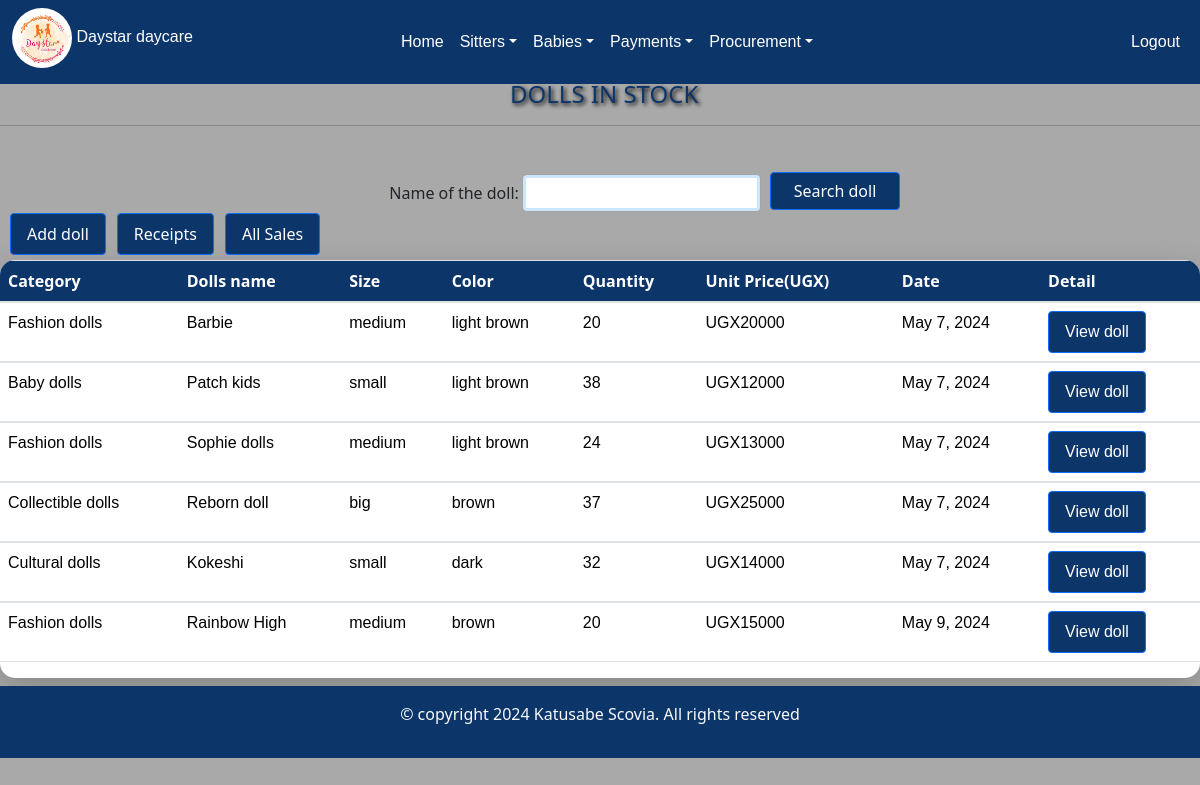
Page /doll/ (signed in) on the committed database.
### day/models.py (models this page shows, shortened)
class Doll(models.Model):
    c_doll=models.ForeignKey(Category_doll, on_delete=models.CASCADE,null=True, blank=True)
    name_of_the_doll =models.CharField(max_length=200,null=True, blank=True)
    quantity=models.IntegerField(default=0)
    color=models.CharField(max_length=200, null=True,blank=True)
    size=models.CharField(max_length=200,null=True,blank=True)
    issued_quantity=models.IntegerField(default=0,blank=True,null=True)
    received_quantity=models.IntegerField(default=0,null=True,blank=True)
    Unit_price=models.IntegerField(default=0,null=True, blank=True)
    date=models.DateField(default=timezone.now)

class Category_doll(models.Model):
    name = models.CharField(max_length=100,null=True, blank=True)
    def __str__(self):
        return self.name

### day/views.py (the view)
# urls.py: path('doll/',views.doll,name='doll'),
@login_required
def doll(request):
    dolls=Doll.objects.all().order_by('id')
    doll_filters=DollFilter(request.GET,queryset=dolls)
    dolls=doll_filters.qs
    return render(request,'doll.html',{'dolls':dolls,'doll_filters':doll_filters})

### day/templates/doll.html (shortened to what this page needs)
{% extends 'base.html' %}
{% load static %}
{% block content %}
        <h4 >DOLLS IN  STOCK</h4><hr>
        <div class="search">
        <form action="" method="GET">
            {{doll_filters.form}}
            <input type="submit" value="Search doll" class="btn btn-primary" style="width:130px;margin-top:28px;padding:6px;"/>
            </form>
        </div>
<div class="button-container" style="margin-bottom:5px;">
    <a style="margin-left:10px;" href="/dolladd" class="btn btn-primary hover_button">Add doll</a>
    <a href="{% url 'receipt' %}" class="btn btn-primary hover_button">Receipts</a>
    <a href="{% url 'all_sales' %}" class="btn btn-primary hover-button">All Sales</a>
</div>
<div class="table-container">
<table  id="dataTable" class="table table-stripped table-hover">
    <thead  class="frame">
        <tr>
            <th scope="col" class="project-h1">Category</th>
            <th scope="col" class="project-h1">Dolls name</th>
            <th scope="col" class="project-h1">Size</th>
            <th scope="col" class="project-h1">Color</th>
            <th scope="col" class="project-h1">Quantity</th>
            <th scope="col" class="project-h1">Unit Price(UGX)</th>
            <th scope="col" class="project-h1">Date</th>
            <th scope="col" class="project-h1">Detail</th>
        </tr>
    </thead>
    {% for dolls in dolls %}
    <tbody>
        <tr style="font-family: sans-serif;">
            <td>{{dolls.c_doll}}</td>
            <td>{{dolls.name_of_the_doll}}</td>
            <td>{{dolls.size}}</td>
            <td>{{dolls.color}}</td>
            <td>{{dolls.quantity}}</td>
            <td>UGX{{dolls.Unit_price}}</td>
            <td>{{dolls.date}}</td>
            <div>
            <td >
                <a href="{% url 'dollscorner' doll_id=dolls.id %}" class="btn btn-primary">View doll</a>
            </td>
        </div>
        </tr>
    </tbody>
    {% endfor %}
</table>
</div>
{% endblock %}

### day/templates/doll.html (style rules this page uses)
h4 { color:#0C356A; text-shadow: 2px 2px 4px #000000; margin-left: 510px; margin-top: 80px; }
body { background-color: darkgray }
.btn-primary { background-color: #094f9f; }
.btn { background-color: #0c356a; color: white; transition: background-color 0.7s; text-decoration: none; padding: 8px 16px; border-radius: 4px; }
input[type="text"] { border: 3px solid rgba(0, 128, 255, 0.2); box-shadow: 0 0 0.1rem rgba(0, 0, 0, 0.1); transition: border-color 0.3s, box-shadow 0.3s; border-radius: 2px; margin-top: 33px; }
.button-container { display: flex; }
.button-container a { margin-right: 11px; width margin-bottom:2px; }
.search { display: flex; align-items: center; justify-content: flex-end; margin-right: 300px; margin-top:0px; }
.search form { display: flex; align-items: center; margin-bottom: 0; margin-top: 0; }
.search form input[type="submit"] { margin-left: 10px; }
input[type="text"] { border: 3px solid rgba(0, 128, 255, 0.2); box-shadow: 0 0 0.1rem rgba(0, 0, 0, 0.1); transition: border-color 0.3s, box-shadow 0.3s; border-radius: 4px; padding:0.2rem 0; }
.frame th { background-color: #0c356a; color:white; }
.table-container { box-shadow: 0 11px 34px 0 rgba(0, 0, 0, 0.2); overflow-x: auto; max-width: 100%; border-radius: i5px; background-color: white; border-radius: 15px; }

### rows in the picture
Doll: c_doll "Fashion dolls", name_of_the_doll "Barbie", size "medium", color "light brown", quantity "20", Unit_price "20000", date "May 7, 2024"
Doll: c_doll "Baby dolls", name_of_the_doll "Patch kids", size "small", color "light brown", quantity "38", Unit_price "12000", date "May 7, 2024"
Doll: c_doll "Fashion dolls", name_of_the_doll "Sophie dolls", size "medium", color "light brown", quantity "24", Unit_price "13000", date "May 7, 2024"
Doll: c_doll "Collectible dolls", name_of_the_doll "Reborn doll", size "big", color "brown", quantity "37", Unit_price "25000", date "May 7, 2024"
Doll: c_doll "Cultural dolls", name_of_the_doll "Kokeshi", size "small", color "dark", quantity "32", Unit_price "14000", date "May 7, 2024"
Doll: c_doll "Fashion dolls", name_of_the_doll "Rainbow High", size "medium", color "brown", quantity "20", Unit_price "15000", date "May 9, 2024"
